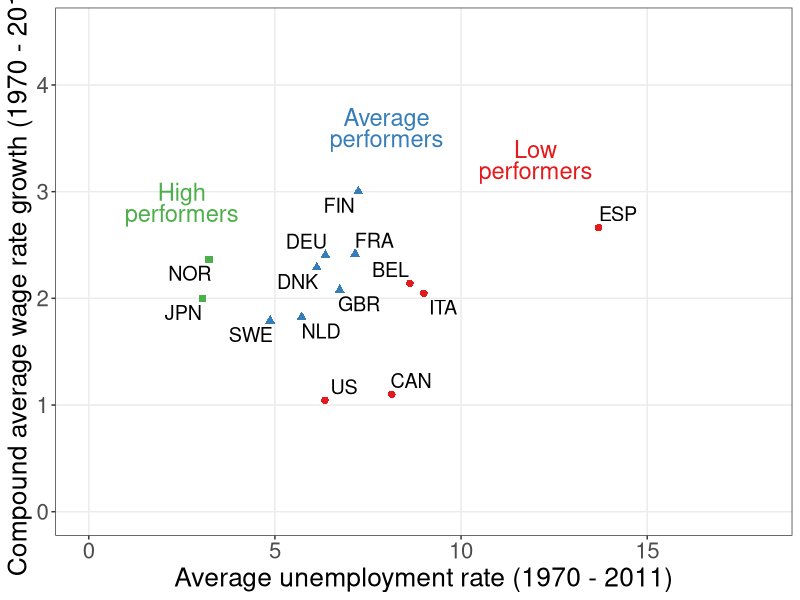
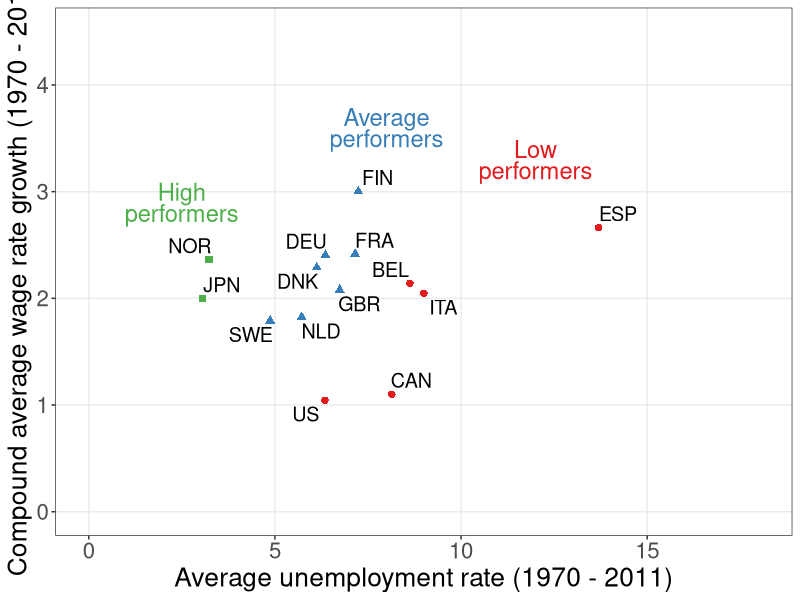

Generate these figures, in order, with R:
library(ggplot2)
library(ggrepel)
library(scales)
library(RColorBrewer)

#Import data
wageunions <- read.csv("employment/unions_data_wages.csv")
#Set color palette
COL <- brewer.pal(3, "Set1")
grays <- gray.colors(25, start = 1, end = 0, alpha = 1)

#Plot initial data with ggplot
u1 <- ggplot(wageunions,aes(x = UnemploymentAvg, y = RealWageGrowth, 
                            color = factor(Performance), 
                            shape = factor(Performance)))
#Add bells and whistles to plot
u1 + 
  geom_point(size = 2.2) + 
  coord_cartesian(xlim = c(0, 18), ylim = c(0, 4.5)) +
  labs(x = "Average unemployment rate (1970 - 2011)",
       y = "Compound average wage rate growth (1970 - 2011)") + 
  # xlab("Average Unemployment Rate (1970 - 2011)") + 
  # ylab("Compound Average Wage Rate Growth (1970 - 2011)") + 
  scale_color_brewer(palette="Set1", name = "Performance", 
                     labels = c("Low", "Average", "High")) +
  scale_shape_discrete(name = "Performance", 
                       labels = c("Low", "Average", "High")) + 
  # annotate("text", x = 14, y = 1.25, label = "Low", color = COL[1], size = 6) + 
  # annotate("text", x = 14, y = 1, label = "Performers", color = COL[1], size = 6) + 
  # annotate("segment", x = 2.5, xend = 13, y = 0.2, yend = 3.5, color = COL[1], lty = 2) + 
  # annotate("text", x = 10, y = 3.75, label = "Average", color = COL[2], size = 6) + 
  # annotate("text", x = 10, y = 3.5, label = "Performers", color = COL[2], size = 6) + 
  # annotate("text", x = 2.5, y = 3.75, label = "High", color = COL[3], size = 6) +
  # annotate("text", x = 2.5, y = 3.5, label = "Performers", color = COL[3], size = 6) +
  # annotate("segment", x = 1, xend = 9, y = 0.5, yend = 4.5, color = COL[3], lty = 2) + 
  annotate("text", x = 12, y = 3.4, label = "Low", color = COL[1], size = 6) +
  annotate("text", x = 12, y = 3.2, label = "performers", color = COL[1], size = 6) +
  #annotate("segment", x = 2.5, xend = 13, y = 0.2, yend = 3.5, color = grays[20], lty = 2) +
  annotate("text", x = 8, y = 3.7, label = "Average", color = COL[2], size = 6) +
  annotate("text", x = 8, y = 3.5, label = "performers", color = COL[2], size = 6) +
  annotate("text", x = 2.5, y = 3, label = "High", color = COL[3], size = 6) +
  annotate("text", x = 2.5, y = 2.8, label = "performers", color = COL[3], size = 6) +
  #annotate("segment", x = 1, xend = 9, y = 0.5, yend = 4.5, color = grays[20], lty = 2) +
  geom_text_repel(aes(label = Country), size = 5, show.legend = FALSE, color = "black") +
  theme_bw() +
  theme(panel.grid.minor = element_blank(),
        legend.position = "none",
        axis.title = element_text(size = 19), 
        axis.text = element_text(size = 16), 
        legend.title = element_text(size = 16), 
        legend.text = element_text(size = 14))

ggsave("employment/employment_unemployment_wages_data.pdf", width = 9, height = 7, units = "in")
